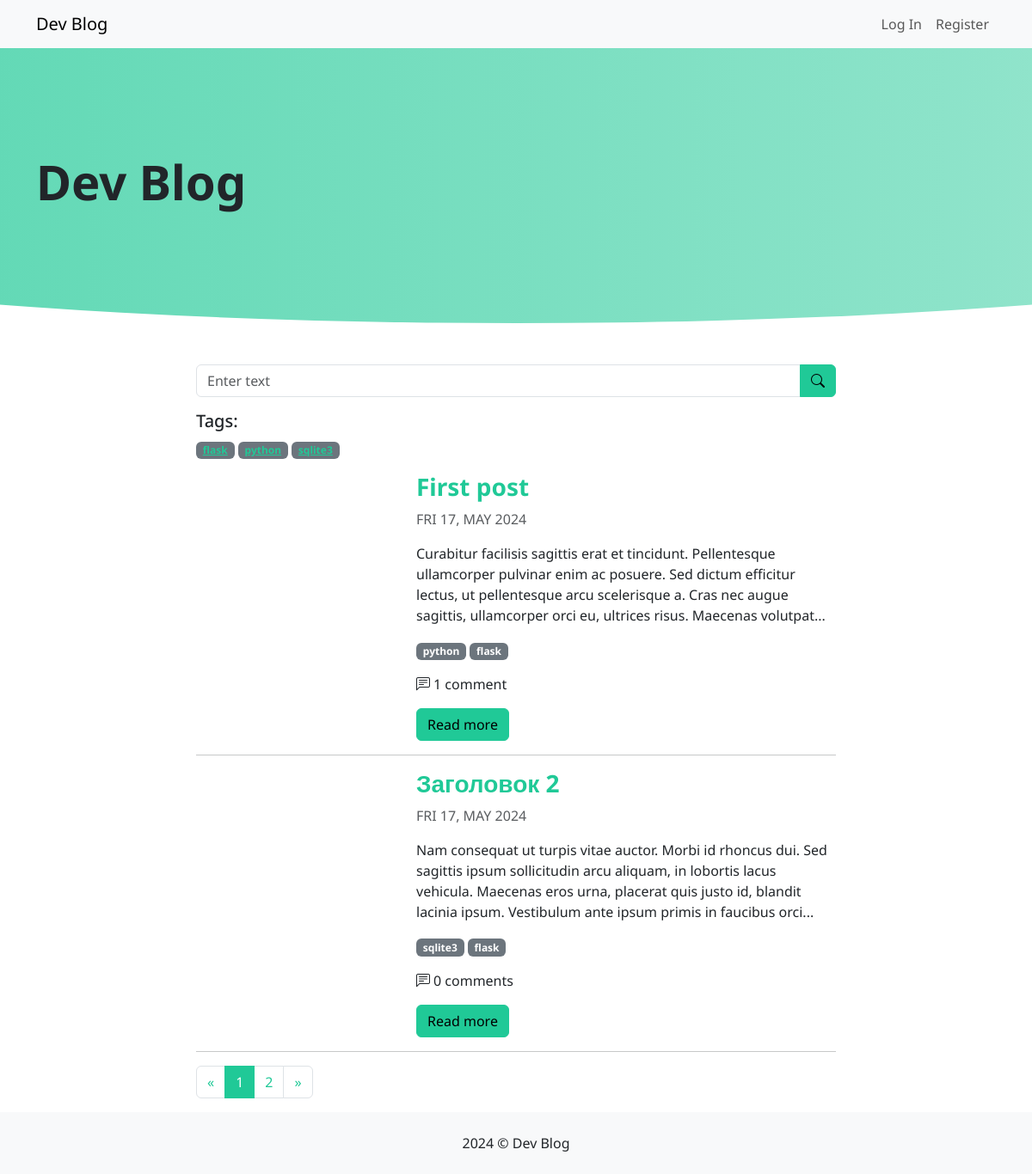
Page /tag/flask on the committed database.
### tables this page shows
CREATE TABLE tags (
    id INTEGER PRIMARY KEY AUTOINCREMENT,
    name VARCHAR(100) UNIQUE NOT NULL,
    created TIMESTAMP NOT NULL DEFAULT CURRENT_TIMESTAMP
);

CREATE TABLE posts (
    id INTEGER PRIMARY KEY AUTOINCREMENT,
    title VARCHAR(255) NOT NULL,
    image VARCHAR(255) NOT NULL,
    slug VARCHAR(100) UNIQUE NOT NULL,
    body TEXT NOT NULL,
    publish DATE NULL,
    user_id INTEGER NOT NULL,
    FOREIGN KEY (user_id) REFERENCES users (id)
);

### app/blog/views.py (the view)
@bp.route('/tag/<tag_name>')
def posts_by_tag(tag_name):
    db = get_db()
    query = "SELECT * FROM posts WHERE publish <= ? AND publish != ''"
    count_query = query.replace('*', 'COUNT(*)')
    tag_filter_query = "id IN (SELECT post_id FROM tagged_items INNER JOIN tags ON tags.id = tag_id WHERE tags.name = ?)"
    query += f" AND {tag_filter_query}"
    count_query += f" AND {tag_filter_query}"
    now = datetime.now()
    params = [now, tag_name]
    page = int(request.args.get('page', 1))
    per_page = 2
    total_count = db.execute(count_query, params).fetchone()[0]
    paginate = pagination(total_count, page, per_page)
    query += " ORDER BY id DESC LIMIT ? OFFSET ?"
    params.extend([paginate['per_page'], paginate['offset']])
    posts_list = db.execute(query, params).fetchall()
    posts_list = [dict(post) for post in posts_list]
    for post in posts_list:
        post_id = post['id']
        post['tags'] = get_tags(post_id)
        post['comment_count'] = db.execute(
            "SELECT COUNT(*) FROM comments WHERE post_id = ?", (post_id,)
        ).fetchone()[0]
    all_tags = db.execute("SELECT name FROM tags").fetchall()
    all_tags = [tag['name'] for tag in all_tags]
    return render_template('index.html', posts=posts_list, paginate=paginate, now=datetime.now().date(), all_tags=all_tags)

### app/blog/tags.py (called while the page is built)
def get_tags(post_id):
    db = get_db()
    query = f"""--sql
    SELECT name FROM tagged_items INNER JOIN posts ON posts.id = post_id INNER JOIN tags ON tags.id =
    tag_id WHERE posts.id = %s""" % post_id
    tags = db.execute(query).fetchall()
    return list(map(lambda tag: tag['name'], tags))

### app/blog/utils.py (called while the page is built)
def pagination(count, page, per_page=2):
    page_no = ceil(count / per_page)
    offset = (page - 1) * per_page
    next_page = page + 1
    prev_page = page - 1
    return {
        'per_page': per_page,
        'offset': offset,
        'pages': list(range(1, page_no + 1)),
        'page': page,
        'page_no': page_no,
        'next_page': next_page,
        'prev_page': prev_page
    }

### app/blog/views.py (called while the page is built)
@bp.app_template_filter('markdown')
def convert_markdown(content):
    return markdown.markdown(content)

@bp.app_template_filter('dateformat')
def dateformat(date):
    return date.strftime('%a %d, %B %Y')

### app/db.py (called while the page is built)
def get_db():
    if 'db' not in g:
        g.db = sqlite3.connect(
            current_app.config['DATABASE'],
            detect_types=sqlite3.PARSE_DECLTYPES
        )
        g.db.row_factory = sqlite3.Row
    return g.db

### app/users/views.py (called while the page is built)
@bp.before_app_request
def load_logged_in_user():
    user_id = session.get('user_id')
    if user_id is None:
        g.user = None
    else:
        db = get_db()
        user = db.execute("""--sql
        SELECT * FROM users WHERE id = ?""", (user_id,)).fetchone()
        g.user = user

### app/templates/index.html (shortened to what this page needs)
{% extends "layout.html" %}
{% block content %}
<div class="container">
    {% if posts %}
    <div class="col-md-8 offset-md-2">
        <form action="" method="get">
            <div class="input-group mb-3">
                <input type="text" name="q" id="q" class="form-control" placeholder="Enter text" value="{{ request.args.q }}">
                <button class="btn btn-primary" type="submit"><i class="bi bi-search"></i></button>
            </div>
        </form>
    </div>
    {% endif %}
    <div class="col-md-8 offset-md-2">
        <div class="mb-3">
            <h5>Tags:</h5>
             <ul class="list-unstyled mt-2">
                {% for tag in all_tags %}
                     <li class="badge text-bg-secondary"><a href="{{ url_for('blog.posts_by_tag', tag_name=tag) }}">{{ tag }}</a></li>
                {% endfor %}
             </ul>
        </div>
        {% if posts %}
            {% for post in posts %}
            <div class="row align-items-center">
                <div class="col-md-4">
                </div>
                <div class="col-md-8">
                    <h3>
                        <a href="{{ url_for('blog.post_detail', slug=post.slug) }}" class="text-decoration-none fw-bold">{{ post.title }}</a>
                    </h3>
                    {% if not post.publish %}
                        <div class="badge text-danger border border-danger border-2"><i class="bi bi-pen me-1"></i>Draft</div>
                    {% else %}
                        {% if post.publish > now %}
                            <div class="badge text-dark border border-dark border-2"><i class="bi bi-clock me-1"></i>Scheduled</div>
                        {% else %}
                            <div class="fs-6 text-muted text-uppercase">{{ post.publish|dateformat }}</div>
                        {% endif %}
                    {% endif %}
                    <p>{{ post.body|markdown|safe|truncate }}</p>
                    <ul class="list-unstyled mt-2">
                        {% for tag in post.tags %}
                            <li class="badge text-bg-secondary">{{ tag }}</li>
                        {% endfor %}
                    </ul>
                    <p class="mt-2">
                        <i class="bi bi-chat-left-text me-1"></i>{{ post.comment_count }} {{ post.comment_count == 1 and 'comment' or 'comments' }}
                    </p>
                    <a href="{{ url_for('blog.post_detail', slug=post.slug) }}" class="btn btn-primary">Read more</a>
                </div>
            </div>
            <hr>
            {% endfor %}
            {% if paginate.page_no > 1 %}
            <nav aria-label="Page navigation">
              <ul class="pagination">
                <li class="page-item">
                  <a class="page-link" href="{{ request.path }}?page={{ paginate.prev_page }}{% if request.args.q %}&q={{ request.args.q }}{% endif %}" aria-label="Previous">
                    <span aria-hidden="true">&laquo;</span>
                  </a>
                </li>
                  {% for page in paginate.pages %}
                <li class="page-item"><a class="page-link {% if page == paginate.page %}active{% endif %}" href="{{ request.path }}?page={{ page }}{% if request.args.q %}&q={{ request.args.q }}{% endif %}">{{ page }}</a></li>
                  {% endfor %}
                <li class="page-item">
                  <a class="page-link" href="{{ request.path }}?page={{ paginate.next_page }}{% if request.args.q %}&q={{ request.args.q }}{% endif %}" aria-label="Next">
                    <span aria-hidden="true">&raquo;</span>
                  </a>
                </li>
              </ul>
            </nav>
            {% endif %}
        {% else %}
            <div class="row align-items-center">
                <div class="text-center text-success fs-2">We don't have any posts now, come back later!</div>
            </div>
        {% endif %}
    </div>
</div>
{% endblock content %}

### app/static/app.css (style rules this page uses)
body { font-family: 'Noto Sans', 'Lucida Sans', 'Lucida Sans Regular', 'Lucida Sans Grande', 'Lucida Sans Unicode', Geneva, Verdana, sans-serif; }

### rows in the picture
tags: name "flask"
tags: name "python"
tags: name "sqlite3"
posts: title "First post", publish "FRI 17, MAY 2024", body "Curabitur facilisis sagittis erat et tincidunt. Pellentesque ullamcorper pulvinar enim ac posuere. Sed dictum efficitur lectus, ut pellentesque arcu scelerisque a. Cras nec augue sagittis, ullamcorper orci eu, ultrices risus. Maecenas volutpat...", comment_count "1", comment_count "comment"
posts: title "Заголовок 2", publish "FRI 17, MAY 2024", body "Nam consequat ut turpis vitae auctor. Morbi id rhoncus dui. Sed sagittis ipsum sollicitudin arcu aliquam, in lobortis lacus vehicula. Maecenas eros urna, placerat quis justo id, blandit lacinia ipsum. Vestibulum ante ipsum primis in faucibus orci...", comment_count "0", comment_count "comments"

### other values in the picture
{{ page }} "1" "2"
